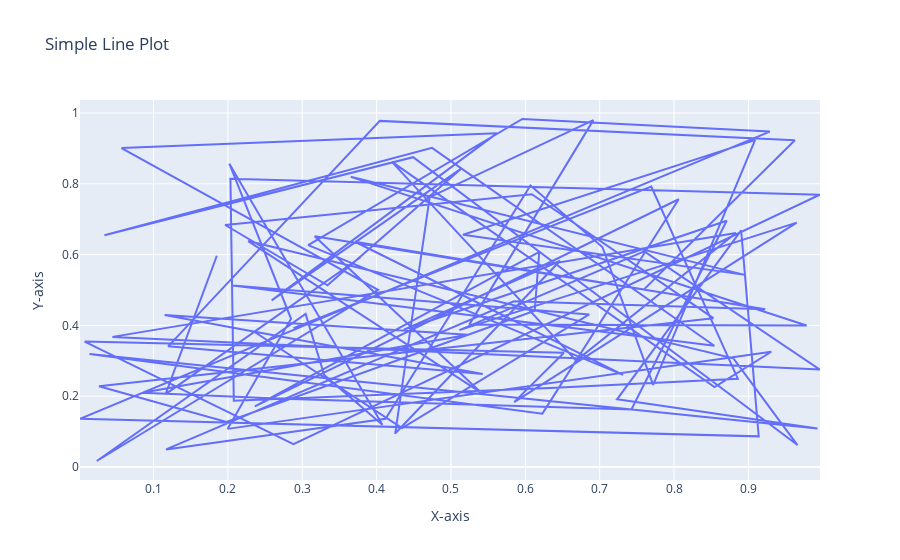

Here is the notebook cell this chart was saved with:
### Markdown cell above
**20. Using Plotly, create a basic line plot of a randomly generated dataset, label the axes, and set the title as 'Simple Line Plot'.**

### Code cell
import plotly.graph_objects as go

# Generate random data
x = np.random.rand(100)
y = np.random.rand(100)

# Create the line plot
fig = go.Figure(data=go.Scatter(x=x, y=y, mode='lines'))

# Update the layout
fig.update_layout(title='Simple Line Plot', xaxis_title='X-axis', yaxis_title='Y-axis')

# Show the plot
fig.show()
